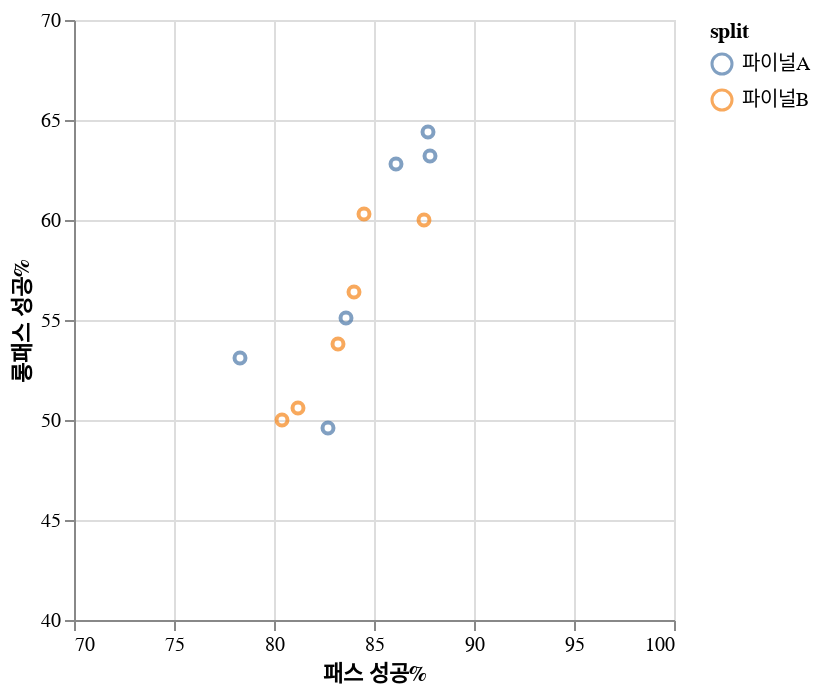

The code cell stored with this chart in its notebook:
### Code cell
point_chart = alt.Chart(temp_df).mark_point().encode(
    x = alt.X('패스 성공%').scale(domain=[70, 100]),
    y = alt.Y('롱패스 성공%').scale(domain=[40, 70]),
    color = 'split',
    tooltip='구단'
)

### Figure 1 — Vega-Lite specification as saved in the notebook (floating-point values rounded to 4 significant figures)
{"config": {"view": {"continuousWidth": 300, "continuousHeight": 300}}, "data": {"name": "data-21f13d5f8e3c444f241fcb0aa0ea0306"}, "mark": {"type": "point"}, "encoding": {"color": {"field": "split", "type": "nominal"}, "tooltip": {"field": "구단", "type": "nominal"}, "x": {"field": "패스 성공%", "scale": {"domain": [70, 100]}, "type": "quantitative"}, "y": {"field": "롱패스 성공%", "scale": {"domain": [40, 70]}, "type": "quantitative"}}, "$schema": "https://vega.github.io/schema/vega-lite/v5.8.0.json", "datasets": {"data-21f13d5f8e3c444f241fcb0aa0ea0306": [{"년도": 2023, "구단": "울산", "득점": 63, "도움": 40, "슈팅": 466, "유효 슈팅": 197, "블락된슈팅": 67, "벗어난슈팅": 202, "PA내 슈팅": 301, "PA외 슈팅": 165, "프리킥 슈팅": 8, "프리킥 유효슈팅": 5, "프리킥 크로스 시도": 45, "프리킥 크로스 성공": 12, "프리킥 크로스 성공%": 641.7, "오프사이드": 70, "코너킥": 217, "스로인": 742, "드리블 시도": 215, "드리블 성공": 74, "드리블 성공%": 34.4, "패스 시도": "22,551", "패스 성공": "19,800", "패스 성공%": 87.8, "키패스": 283, "전방패스 시도": "8,589", "전방패스 성공": "6,459", "전방패스 성공%": 75.2, "후방패스 시도": "5,314", "후방패스 성공": "5,150", "후방패스 성공%": 96.9, "횡패스 시도": "8,648", "횡패스 성공": "8,191", "횡패스 성공%": 94.7, "공격진영 패스 시도": "5,088", "공격진영 패스 성공": "4,290", "공격진영 패스 성공%": 84.3, "수비진영 패스 시도": "4,899", "수비진영 패스 성공": "4,216", "수비진영 패스 성공%": 86.1, "중앙진영 패스 시도": "12,564", "중앙진영 패스 성공": "11,294", "중앙진영 패스 성공%": 89.9, "롱패스 시도": "2,110", "롱패스 성공": "1,334", "롱패스 성공%": 63.2, "중거리패스 시도": "7,766", "중거리패스 성공": "7,054", "중거리패스 성공%": 90.8, "단거리패스 시도": "12,675", "단거리패스 성공": "11,412", "단거리패스 성공%": 90.0, "크로스 시도": 867, "크로스 성공": 189, "크로스 성공%": 21.8, "탈압박": 122, "경합 지상 시도": 501, "경합 지상 성공": 254, "경합 지상 성공%": 50.7, "경합 공중 시도": "1,583", "경합 공중 성공": "804", "경합 공중 성공%": 50.8, "태클 시도": 861, "태클 성공": 281, "태클 성공%": 32.6, "클리어링": "1,166", "인터셉트": "1,177", "차단": 659, "획득": "2,123", "블락": 646, "볼미스": 246, "파울": 374, "피파울": 377, "경고": 74, "퇴장": 0, "split": "파이널A"}, {"년도": 2023, "구단": "수원", "득점": 35, "도움": 22, "슈팅": 410, "유효 슈팅": 130, "블락된슈팅": 99, "벗어난슈팅": 181, "PA내 슈팅": 239, "PA외 슈팅": 171, "프리킥 슈팅": 18, "프리킥 유효슈팅": 10, "프리킥 크로스 시도": 45, "프리킥 크로스 성공": 16, "프리킥 크로스 성공%": 831.7, "오프사이드": 47, "코너킥": 143, "스로인": 780, "드리블 시도": 258, "드리블 성공": 98, "드리블 성공%": 38.0, "패스 시도": "17,670", "패스 성공": "14,697", "패스 성공%": 83.2, "키패스": 229, "전방패스 시도": "7,372", "전방패스 성공": "5,010", "전방패스 성공%": 68.0, "후방패스 시도": "3,756", "후방패스 성공": "3,615", "후방패스 성공%": 96.2, "횡패스 시도": "6,542", "횡패스 성공": "6,072", "횡패스 성공%": 92.8, "공격진영 패스 시도": "2,836", "공격진영 패스 성공": "2,194", "공격진영 패스 성공%": 77.4, "수비진영 패스 시도": "4,887", "수비진영 패스 성공": "3,963", "수비진영 패스 성공%": 81.1, "중앙진영 패스 시도": "9,947", "중앙진영 패스 성공": "8,540", "중앙진영 패스 성공%": 85.9, "롱패스 시도": "2,161", "롱패스 성공": "1,163", "롱패스 성공%": 53.8, "중거리패스 시도": "5,944", "중거리패스 성공": "5,216", "중거리패스 성공%": 87.8, "단거리패스 시도": "9,565", "단거리패스 성공": "8,318", "단거리패스 성공%": 87.0, "크로스 시도": 665, "크로스 성공": 133, "크로스 성공%": 20.0, "탈압박": 109, "경합 지상 시도": 506, "경합 지상 성공": 263, "경합 지상 성공%": 52.0, "경합 공중 시도": "1,873", "경합 공중 성공": "911", "경합 공중 성공%": 48.6, "태클 시도": 867, "태클 성공": 278, "태클 성공%": 32.1, "클리어링": "1,475", "인터셉트": "1,097", "차단": 696, "획득": "2,119", "블락": 651, "볼미스": 271, "파울": 398, "피파울": 420, "경고": 76, "퇴장": 2, "split": "파이널B"}, {"년도": 2023, "구단": "포항", "득점": 53, "도움": 36, "슈팅": 460, "유효 슈팅": 173, "블락된슈팅": 102, "벗어난슈팅": 185, "PA내 슈팅": 258, "PA외 슈팅": 202, "프리킥 슈팅": 9, "프리킥 유효슈팅": 2, "프리킥 크로스 시도": 64, "프리킥 크로스 성공": 21, "프리킥 크로스 성공%": 925.0, "오프사이드": 52, "코너킥": 142, "스로인": 767, "드리블 시도": 226, "드리블 성공": 77, "드리블 성공%": 34.1, "패스 시도": "20,496", "패스 성공": "17,648", "패스 성공%": 86.1, "키패스": 285, "전방패스 시도": "7,923", "전방패스 성공": "5,638", "전방패스 성공%": 71.2, "후방패스 시도": "4,505", "후방패스 성공": "4,377", "후방패스 성공%": 97.2, "횡패스 시도": "8,068", "횡패스 성공": "7,633", "횡패스 성공%": 94.6, "공격진영 패스 시도": "3,242", "공격진영 패스 성공": "2,601", "공격진영 패스 성공%": 80.2, "수비진영 패스 시도": "5,475", "수비진영 패스 성공": "4,582", "수비진영 패스 성공%": 83.7, "중앙진영 패스 시도": "11,779", "중앙진영 패스 성공": "10,465", "중앙진영 패스 성공%": 88.8, "롱패스 시도": "2,437", "롱패스 성공": "1,531", "롱패스 성공%": 62.8, "중거리패스 시도": "7,743", "중거리패스 성공": "6,980", "중거리패스 성공%": 90.1, "단거리패스 시도": "10,316", "단거리패스 성공": "9,137", "단거리패스 성공%": 88.6, "크로스 시도": 807, "크로스 성공": 197, "크로스 성공%": 24.4, "탈압박": 91, "경합 지상 시도": 549, "경합 지상 성공": 284, "경합 지상 성공%": 51.7, "경합 공중 시도": "1,532", "경합 공중 성공": "764", "경합 공중 성공%": 49.9, "태클 시도": 870, "태클 성공": 278, "태클 성공%": 32.0, "클리어링": "1,217", "인터셉트": "1,222", "차단": 720, "획득": "2,064", "블락": 737, "볼미스": 260, "파울": 387, "피파울": 430, "경고": 61, "퇴장": 3, "split": "파이널A"}, {"년도": 2023, "구단": "제주", "득점": 43, "도움": 23, "슈팅": 442, "유효 슈팅": 172, "블락된슈팅": 82, "벗어난슈팅": 188, "PA내 슈팅": 274, "PA외 슈팅": 168, "프리킥 슈팅": 17, "프리킥 유효슈팅": 2, "프리킥 크로스 시도": 69, "프리킥 크로스 성공": 24, "프리킥 크로스 성공%": 1100.0, "오프사이드": 76, "코너킥": 187, "스로인": 774, "드리블 시도": 273, "드리블 성공": 98, "드리블 성공%": 35.9, "패스 시도": "18,233", "패스 성공": "15,316", "패스 성공%": 84.0, "키패스": 243, "전방패스 시도": "7,454", "전방패스 성공": "5,112", "전방패스 성공%": 68.6, "후방패스 시도": "4,022", "후방패스 성공": "3,885", "후방패스 성공%": 96.6, "횡패스 시도": "6,757", "횡패스 성공": "6,319", "횡패스 성공%": 93.5, "공격진영 패스 시도": "3,324", "공격진영 패스 성공": "2,651", "공격진영 패스 성공%": 79.8, "수비진영 패스 시도": "4,341", "수비진영 패스 성공": "3,521", "수비진영 패스 성공%": 81.1, "중앙진영 패스 시도": "10,568", "중앙진영 패스 성공": "9,144", "중앙진영 패스 성공%": 86.5, "롱패스 시도": "2,284", "롱패스 성공": "1,288", "롱패스 성공%": 56.4, "중거리패스 시도": "6,019", "중거리패스 성공": "5,285", "중거리패스 성공%": 87.8, "단거리패스 시도": "9,930", "단거리패스 성공": "8,743", "단거리패스 성공%": 88.0, "크로스 시도": 857, "크로스 성공": 202, "크로스 성공%": 23.6, "탈압박": 148, "경합 지상 시도": 444, "경합 지상 성공": 213, "경합 지상 성공%": 48.0, "경합 공중 시도": "1,742", "경합 공중 성공": "917", "경합 공중 성공%": 52.6, "태클 시도": 840, "태클 성공": 301, "태클 성공%": 35.8, "클리어링": "1,309", "인터셉트": "1,258", "차단": 654, "획득": "2,152", "블락": 628, "볼미스": 289, "파울": 393, "피파울": 424, "경고": 73, "퇴장": 0, "split": "파이널B"}, {"년도": 2023, "구단": "전북", "득점": 45, "도움": 24, "슈팅": 449, "유효 슈팅": 153, "블락된슈팅": 89, "벗어난슈팅": 207, "PA내 슈팅": 278, "PA외 슈팅": 171, "프리킥 슈팅": 11, "프리킥 유효슈팅": 6, "프리킥 크로스 시도": 51, "프리킥 크로스 성공": 12, "프리킥 크로스 성공%": 683.3, "오프사이드": 52, "코너킥": 166, "스로인": 798, "드리블 시도": 251, "드리블 성공": 91, "드리블 성공%": 36.3, "패스 시도": "17,747", "패스 성공": "14,832", "패스 성공%": 83.6, "키패스": 261, "전방패스 시도": "7,632", "전방패스 성공": "5,321", "전방패스 성공%": 69.7, "후방패스 시도": "3,563", "후방패스 성공": "3,440", "후방패스 성공%": 96.5, "횡패스 시도": "6,552", "횡패스 성공": "6,071", "횡패스 성공%": 92.7, "공격진영 패스 시도": "3,355", "공격진영 패스 성공": "2,590", "공격진영 패스 성공%": 77.2, "수비진영 패스 시도": "4,388", "수비진영 패스 성공": "3,631", "수비진영 패스 성공%": 82.7, "중앙진영 패스 시도": "10,004", "중앙진영 패스 성공": "8,611", "중앙진영 패스 성공%": 86.1, "롱패스 시도": "2,015", "롱패스 성공": "1,111", "롱패스 성공%": 55.1, "중거리패스 시도": "6,328", "중거리패스 성공": "5,524", "중거리패스 성공%": 87.3, "단거리패스 시도": "9,404", "단거리패스 성공": "8,197", "단거리패스 성공%": 87.2, "크로스 시도": 791, "크로스 성공": 187, "크로스 성공%": 23.6, "탈압박": 102, "경합 지상 시도": 556, "경합 지상 성공": 279, "경합 지상 성공%": 50.2, "경합 공중 시도": "1,952", "경합 공중 성공": "1,021", "경합 공중 성공%": 52.3, "태클 시도": 864, "태클 성공": 281, "태클 성공%": 32.5, "클리어링": "1,484", "인터셉트": "1,135", "차단": 640, "획득": "2,159", "블락": 719, "볼미스": 271, "파울": 451, "피파울": 355, "경고": 68, "퇴장": 1, "split": "파이널A"}, {"년도": 2023, "구단": "서울", "득점": 63, "도움": 28, "슈팅": 491, "유효 슈팅": 176, "블락된슈팅": 94, "벗어난슈팅": 221, "PA내 슈팅": 275, "PA외 슈팅": 216, "프리킥 슈팅": 13, "프리킥 유효슈팅": 9, "프리킥 크로스 시도": 59, "프리킥 크로스 성공": 21, "프리킥 크로스 성공%": 1292.0, "오프사이드": 51, "코너킥": 182, "스로인": 869, "드리블 시도": 236, "드리블 성공": 87, "드리블 성공%": 36.9, "패스 시도": "21,691", "패스 성공": "18,975", "패스 성공%": 87.5, "키패스": 288, "전방패스 시도": "8,654", "전방패스 성공": "6,522", "전방패스 성공%": 75.4, "후방패스 시도": "5,016", "후방패스 성공": "4,869", "후방패스 성공%": 97.1, "횡패스 시도": "8,021", "횡패스 성공": "7,584", "횡패스 성공%": 94.6, "공격진영 패스 시도": "3,828", "공격진영 패스 성공": "3,164", "공격진영 패스 성공%": 82.7, "수비진영 패스 시도": "5,651", "수비진영 패스 성공": "4,847", "수비진영 패스 성공%": 85.8, "중앙진영 패스 시도": "12,212", "중앙진영 패스 성공": "10,964", "중앙진영 패스 성공%": 89.8, "롱패스 시도": "2,024", "롱패스 성공": "1,215", "롱패스 성공%": 60.0, "중거리패스 시도": "8,238", "중거리패스 성공": "7,492", "중거리패스 성공%": 90.9, "단거리패스 시도": "11,429", "단거리패스 성공": "10,268", "단거리패스 성공%": 89.8, "크로스 시도": 908, "크로스 성공": 214, "크로스 성공%": 23.6, "탈압박": 90, "경합 지상 시도": 464, "경합 지상 성공": 266, "경합 지상 성공%": 57.3, "경합 공중 시도": "1,573", "경합 공중 성공": "776", "경합 공중 성공%": 49.3, "태클 시도": 761, "태클 성공": 252, "태클 성공%": 33.1, "클리어링": "1,318", "인터셉트": "1,099", "차단": 673, "획득": "2,053", "블락": 769, "볼미스": 250, "파울": 368, "피파울": 344, "경고": 66, "퇴장": 1, "split": "파이널B"}, {"년도": 2023, "구단": "대전", "득점": 56, "도움": 41, "슈팅": 392, "유효 슈팅": 146, "블락된슈팅": 84, "벗어난슈팅": 162, "PA내 슈팅": 217, "PA외 슈팅": 175, "프리킥 슈팅": 15, "프리킥 유효슈팅": 2, "프리킥 크로스 시도": 67, "프리킥 크로스 성공": 21, "프리킥 크로스 성공%": 1019.0, "오프사이드": 48, "코너킥": 161, "스로인": 786, "드리블 시도": 293, "드리블 성공": 100, "드리블 성공%": 34.1, "패스 시도": "16,931", "패스 성공": "13,741", "패스 성공%": 81.2, "키패스": 240, "전방패스 시도": "7,428", "전방패스 성공": "4,804", "전방패스 성공%": 64.7, "후방패스 시도": "3,753", "후방패스 성공": "3,612", "후방패스 성공%": 96.2, "횡패스 시도": "5,750", "횡패스 성공": "5,325", "횡패스 성공%": 92.6, "공격진영 패스 시도": "3,221", "공격진영 패스 성공": "2,552", "공격진영 패스 성공%": 79.2, "수비진영 패스 시도": "4,188", "수비진영 패스 성공": "3,146", "수비진영 패스 성공%": 75.1, "중앙진영 패스 시도": "9,522", "중앙진영 패스 성공": "8,043", "중앙진영 패스 성공%": 84.5, "롱패스 시도": "2,397", "롱패스 성공": "1,212", "롱패스 성공%": 50.6, "중거리패스 시도": "5,540", "중거리패스 성공": "4,794", "중거리패스 성공%": 86.5, "단거리패스 시도": "8,994", "단거리패스 성공": "7,735", "단거리패스 성공%": 86.0, "크로스 시도": 811, "크로스 성공": 175, "크로스 성공%": 21.6, "탈압박": 97, "경합 지상 시도": 465, "경합 지상 성공": 209, "경합 지상 성공%": 44.9, "경합 공중 시도": "2,047", "경합 공중 성공": "1,014", "경합 공중 성공%": 49.5, "태클 시도": 960, "태클 성공": 331, "태클 성공%": 34.5, "클리어링": "1,521", "인터셉트": "1,246", "차단": 719, "획득": "2,302", "블락": 736, "볼미스": 286, "파울": 443, "피파울": 387, "경고": 73, "퇴장": 1, "split": "파이널B"}, {"년도": 2023, "구단": "대구", "득점": 42, "도움": 30, "슈팅": 424, "유효 슈팅": 147, "블락된슈팅": 92, "벗어난슈팅": 185, "PA내 슈팅": 260, "PA외 슈팅": 164, "프리킥 슈팅": 13, "프리킥 유효슈팅": 3, "프리킥 크로스 시도": 64, "프리킥 크로스 성공": 18, "프리킥 크로스 성공%": 686.7, "오프사이드": 48, "코너킥": 153, "스로인": 731, "드리블 시도": 321, "드리블 성공": 92, "드리블 성공%": 28.7, "패스 시도": "12,348", "패스 성공": "9,665", "패스 성공%": 78.3, "키패스": 269, "전방패스 시도": "6,162", "전방패스 성공": "3,968", "전방패스 성공%": 64.4, "후방패스 시도": "2,259", "후방패스 성공": "2,157", "후방패스 성공%": 95.5, "횡패스 시도": "3,927", "횡패스 성공": "3,540", "횡패스 성공%": 90.1, "공격진영 패스 시도": "2,282", "공격진영 패스 성공": "1,803", "공격진영 패스 성공%": 79.0, "수비진영 패스 시도": "3,735", "수비진영 패스 성공": "2,712", "수비진영 패스 성공%": 72.6, "중앙진영 패스 시도": "6,331", "중앙진영 패스 성공": "5,150", "중앙진영 패스 성공%": 81.3, "롱패스 시도": "1,953", "롱패스 성공": "1,037", "롱패스 성공%": 53.1, "중거리패스 시도": "3,979", "중거리패스 성공": "3,314", "중거리패스 성공%": 83.3, "단거리패스 시도": "6,416", "단거리패스 성공": "5,314", "단거리패스 성공%": 82.8, "크로스 시도": 708, "크로스 성공": 182, "크로스 성공%": 25.7, "탈압박": 72, "경합 지상 시도": 578, "경합 지상 성공": 286, "경합 지상 성공%": 49.5, "경합 공중 시도": "1,759", "경합 공중 성공": "894", "경합 공중 성공%": 50.8, "태클 시도": 990, "태클 성공": 307, "태클 성공%": 31.0, "클리어링": "1,429", "인터셉트": "1,057", "차단": 715, "획득": "2,030", "블락": 754, "볼미스": 264, "파울": 444, "피파울": 397, "경고": 81, "퇴장": 2, "split": "파이널A"}, {"년도": 2023, "구단": "인천", "득점": 46, "도움": 34, "슈팅": 425, "유효 슈팅": 146, "블락된슈팅": 79, "벗어난슈팅": 200, "PA내 슈팅": 250, "PA외 슈팅": 175, "프리킥 슈팅": 12, "프리킥 유효슈팅": 2, "프리킥 크로스 시도": 39, "프리킥 크로스 성공": 5, "프리킥 크로스 성공%": 300.0, "오프사이드": 46, "코너킥": 192, "스로인": 784, "드리블 시도": 271, "드리블 성공": 103, "드리블 성공%": 38.0, "패스 시도": "17,668", "패스 성공": "14,615", "패스 성공%": 82.7, "키패스": 244, "전방패스 시도": "7,495", "전방패스 성공": "5,015", "전방패스 성공%": 66.9, "후방패스 시도": "3,988", "후방패스 성공": "3,843", "후방패스 성공%": 96.4, "횡패스 시도": "6,185", "횡패스 성공": "5,757", "횡패스 성공%": 93.1, "공격진영 패스 시도": "3,125", "공격진영 패스 성공": "2,554", "공격진영 패스 성공%": 81.7, "수비진영 패스 시도": "4,753", "수비진영 패스 성공": "3,663", "수비진영 패스 성공%": 77.1, "중앙진영 패스 시도": "9,790", "중앙진영 패스 성공": "8,398", "중앙진영 패스 성공%": 85.8, "롱패스 시도": "2,191", "롱패스 성공": "1,087", "롱패스 성공%": 49.6, "중거리패스 시도": "5,801", "중거리패스 성공": "5,050", "중거리패스 성공%": 87.1, "단거리패스 시도": "9,676", "단거리패스 성공": "8,478", "단거리패스 성공%": 87.6, "크로스 시도": 717, "크로스 성공": 154, "크로스 성공%": 21.5, "탈압박": 113, "경합 지상 시도": 524, "경합 지상 성공": 271, "경합 지상 성공%": 51.7, "경합 공중 시도": "1,669", "경합 공중 성공": "849", "경합 공중 성공%": 50.9, "태클 시도": 789, "태클 성공": 269, "태클 성공%": 34.1, "클리어링": "1,455", "인터셉트": "1,225", "차단": 699, "획득": "2,199", "블락": 748, "볼미스": 299, "파울": 393, "피파울": 345, "경고": 66, "퇴장": 2, "split": "파이널A"}, {"년도": 2023, "구단": "강원", "득점": 30, "도움": 17, "슈팅": 383, "유효 슈팅": 113, "블락된슈팅": 77, "벗어난슈팅": 193, "PA내 슈팅": 219, "PA외 슈팅": 164, "프리킥 슈팅": 13, "프리킥 유효슈팅": 3, "프리킥 크로스 시도": 54, "프리킥 크로스 성공": 10, "프리킥 크로스 성공%": 608.3, "오프사이드": 47, "코너킥": 165, "스로인": 775, "드리블 시도": 256, "드리블 성공": 81, "드리블 성공%": 31.6, "패스 시도": "15,874", "패스 성공": "12,758", "패스 성공%": 80.4, "키패스": 218, "전방패스 시도": "7,199", "전방패스 성공": "4,667", "전방패스 성공%": 64.8, "후방패스 시도": "3,347", "후방패스 성공": "3,202", "후방패스 성공%": 95.7, "횡패스 시도": "5,328", "횡패스 성공": "4,889", "횡패스 성공%": 91.8, "공격진영 패스 시도": "2,775", "공격진영 패스 성공": "2,140", "공격진영 패스 성공%": 77.1, "수비진영 패스 시도": "4,315", "수비진영 패스 성공": "3,202", "수비진영 패스 성공%": 74.2, "중앙진영 패스 시도": "8,784", "중앙진영 패스 성공": "7,416", "중앙진영 패스 성공%": 84.4, "롱패스 시도": "2,232", "롱패스 성공": "1,117", "롱패스 성공%": 50.0, "중거리패스 시도": "5,814", "중거리패스 성공": "4,998", "중거리패스 성공%": 86.0, "단거리패스 시도": "7,828", "단거리패스 성공": "6,643", "단거리패스 성공%": 84.9, "크로스 시도": 778, "크로스 성공": 159, "크로스 성공%": 20.4, "탈압박": 63, "경합 지상 시도": 478, "경합 지상 성공": 229, "경합 지상 성공%": 47.9, "경합 공중 시도": "1,986", "경합 공중 성공": "915", "경합 공중 성공%": 46.1, "태클 시도": 968, "태클 성공": 290, "태클 성공%": 30.0, "클리어링": "1,608", "인터셉트": "1,137", "차단": 784, "획득": "2,243", "블락": 797, "볼미스": 261, "파울": 432, "피파울": 380, "경고": 60, "퇴장": 0, "split": "파이널B"}, {"년도": 2023, "구단": "광주", "득점": 47, "도움": 32, "슈팅": 465, "유효 슈팅": 172, "블락된슈팅": 96, "벗어난슈팅": 197, "PA내 슈팅": 230, "PA외 슈팅": 235, "프리킥 슈팅": 19, "프리킥 유효슈팅": 8, "프리킥 크로스 시도": 53, "프리킥 크로스 성공": 16, "프리킥 크로스 성공%": 925.0, "오프사이드": 40, "코너킥": 181, "스로인": 712, "드리블 시도": 364, "드리블 성공": 130, "드리블 성공%": 35.7, "패스 시도": "18,796", "패스 성공": "16,482", "패스 성공%": 87.7, "키패스": 241, "전방패스 시도": "7,216", "전방패스 성공": "5,473", "전방패스 성공%": 75.8, "후방패스 시도": "4,157", "후방패스 성공": "4,007", "후방패스 성공%": 96.4, "횡패스 시도": "7,423", "횡패스 성공": "7,002", "횡패스 성공%": 94.3, "공격진영 패스 시도": "3,726", "공격진영 패스 성공": "3,119", "공격진영 패스 성공%": 83.7, "수비진영 패스 시도": "4,489", "수비진영 패스 성공": "3,815", "수비진영 패스 성공%": 85.0, "중앙진영 패스 시도": "10,581", "중앙진영 패스 성공": "9,548", "중앙진영 패스 성공%": 90.2, "롱패스 시도": "1,794", "롱패스 성공": "1,155", "롱패스 성공%": 64.4, "중거리패스 시도": "7,051", "중거리패스 성공": "6,428", "중거리패스 성공%": 91.2, "단거리패스 시도": "9,951", "단거리패스 성공": "8,899", "단거리패스 성공%": 89.4, "크로스 시도": 733, "크로스 성공": 160, "크로스 성공%": 21.8, "탈압박": 123, "경합 지상 시도": 460, "경합 지상 성공": 229, "경합 지상 성공%": 49.8, "경합 공중 시도": "1,466", "경합 공중 성공": "699", "경합 공중 성공%": 47.7, "태클 시도": 863, "태클 성공": 270, "태클 성공%": 31.3, "클리어링": "1,243", "인터셉트": "1,097", "차단": 612, "획득": "1,917", "블락": 721, "볼미스": 281, "파울": 423, "피파울": 446, "경고": 80, "퇴장": 0, "split": "파이널A"}, {"년도": 2023, "구단": "수원FC", "득점": 44, "도움": 32, "슈팅": 460, "유효 슈팅": 151, "블락된슈팅": 94, "벗어난슈팅": 215, "PA내 슈팅": 243, "PA외 슈팅": 217, "프리킥 슈팅": 13, "프리킥 유효슈팅": 4, "프리킥 크로스 시도": 54, "프리킥 크로스 성공": 14, "프리킥 크로스 성공%": 573.3, "오프사이드": 41, "코너킥": 136, "스로인": 649, "드리블 시도": 225, "드리블 성공": 78, "드리블 성공%": 34.7, "패스 시도": "18,472", "패스 성공": "15,617", "패스 성공%": 84.5, "키패스": 289, "전방패스 시도": "7,856", "전방패스 성공": "5,577", "전방패스 성공%": 71.0, "후방패스 시도": "4,078", "후방패스 성공": "3,928", "후방패스 성공%": 96.3, "횡패스 시도": "6,538", "횡패스 성공": "6,112", "횡패스 성공%": 93.5, "공격진영 패스 시도": "3,038", "공격진영 패스 성공": "2,423", "공격진영 패스 성공%": 79.8, "수비진영 패스 시도": "5,207", "수비진영 패스 성공": "4,223", "수비진영 패스 성공%": 81.1, "중앙진영 패스 시도": "10,227", "중앙진영 패스 성공": "8,971", "중앙진영 패스 성공%": 87.7, "롱패스 시도": "2,592", "롱패스 성공": "1,562", "롱패스 성공%": 60.3, "중거리패스 시도": "6,690", "중거리패스 성공": "5,964", "중거리패스 성공%": 89.1, "단거리패스 시도": "9,190", "단거리패스 성공": "8,091", "단거리패스 성공%": 88.0, "크로스 시도": 750, "크로스 성공": 202, "크로스 성공%": 26.9, "탈압박": 89, "경합 지상 시도": 463, "경합 지상 성공": 211, "경합 지상 성공%": 45.6, "경합 공중 시도": "1,778", "경합 공중 성공": "916", "경합 공중 성공%": 51.5, "태클 시도": 929, "태클 성공": 264, "태클 성공%": 28.4, "클리어링": "1,344", "인터셉트": "1,158", "차단": 675, "획득": "2,059", "블락": 661, "볼미스": 264, "파울": 386, "피파울": 401, "경고": 63, "퇴장": 3, "split": "파이널B"}]}}
